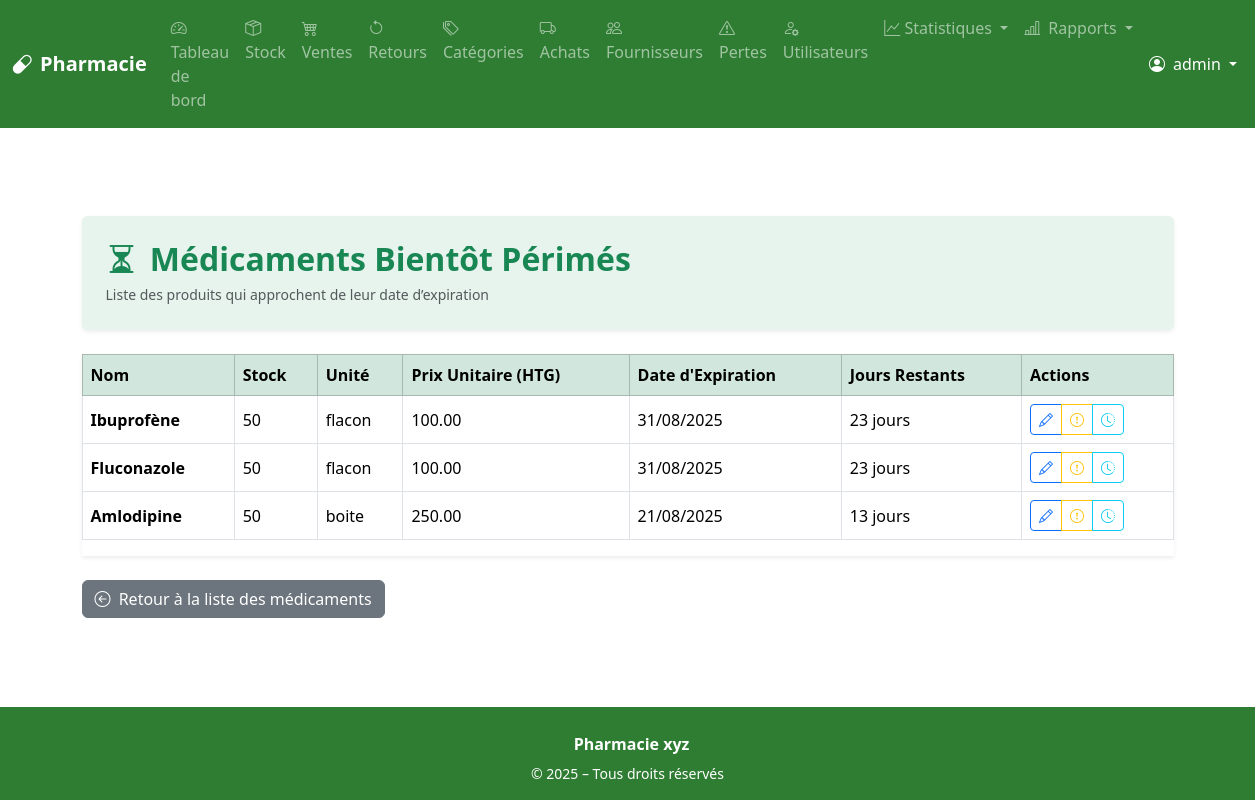
The page /drugs/drug/expiring (signed in) on the database its author committed.
### app/models.py (models this page shows, shortened)
class User(UserMixin, db.Model):
    id = db.Column(db.Integer, primary_key=True)
    username = db.Column(db.String(80), unique=True, nullable=False)
    password = db.Column(db.String(200), nullable=False)
    role = db.Column(db.String(20), nullable=False)  # admin, pharmacien, vendeur...
    is_active = db.Column(db.Boolean, default=True)
    last_login = db.Column(db.DateTime, nullable=True)
    sales = db.relationship('Sale', back_populates='user')

class Drug(db.Model):
    id = db.Column(db.Integer, primary_key=True)
    name = db.Column(db.String(100), nullable=False)
    unit = db.Column(db.String(30))  # comprimé, flacon, etc.
    price = db.Column(db.Float, nullable=False)
    expiration_date = db.Column(db.Date, nullable=False)
    commentaire = db.Column(db.Text, nullable=True)
    category_id = db.Column(db.Integer, db.ForeignKey('category.id'), nullable=True)
    category = db.relationship('Category', back_populates='drugs')
    sales = db.relationship('SaleItem', back_populates='drug')
    losses = db.relationship('LossRecord', back_populates='drug')
    purchase_items = db.relationship('PurchaseItem', back_populates='drug')
    def is_expired(self):
        return self.expiration_date < date.today()
    def will_expire_soon(self, days=30):
        delta = self.expiration_date - date.today()
        return 0 <= delta.days <= days
    def current_stock(self):
        purchased = sum(item.quantity for item in self.purchase_items)
        sold = sum(s.net_quantity_sold for s in self.sales)
        lost = sum(l.quantity for l in self.losses)
        return purchased - sold - lost

class PurchaseItem(db.Model):
    id = db.Column(db.Integer, primary_key=True)
    purchase_id = db.Column(db.Integer, db.ForeignKey('purchase.id'), nullable=False)
    drug_id = db.Column(db.Integer, db.ForeignKey('drug.id'), nullable=False)
    quantity = db.Column(db.Integer, nullable=False)
    unit_price = db.Column(db.Float, nullable=False)
    purchase = db.relationship('Purchase', back_populates='items')
    drug = db.relationship('Drug', back_populates='purchase_items')

### app/routes/drug.py (the view)
@bp.route('/drug/expiring')
@login_required
@staff_required
def expiring_soon():
    drugs = Drug.query.all()
    expiring = [d for d in drugs if d.will_expire_soon(30)]
    return render_template('drugs/expiring.html', drugs=expiring, current_time=datetime.utcnow())

### app/routes/auth.py (called while the page is built)
@login_manager.user_loader
def load_user(user_id):
    return User.query.get(int(user_id))

### app/templates/drugs/expiring.html (shortened to what this page needs)
{% extends 'base.html' %}
{% block content %}
<div class="container mt-5">
  <div class="bg-success bg-opacity-10 p-4 rounded shadow-sm mb-4">
    <h2 class="text-success fw-bold mb-1"><i class="bi bi-hourglass-split me-1"></i> Médicaments Bientôt Périmés</h2>
    <small class="text-muted">Liste des produits qui approchent de leur date d’expiration</small>
  </div>
  {% if drugs %}
    <div class="table-responsive shadow-sm">
      <table class="table table-bordered table-hover align-middle">
        <thead class="table-success">
          <tr>
            <th>Nom</th>
            <th>Stock</th>
            <th>Unité</th>
            <th>Prix Unitaire (HTG)</th>
            <th>Date d'Expiration</th>
            <th>Jours Restants</th>
            <th>Actions</th>
          </tr>
        </thead>
        <tbody>
          {% for drug in drugs %}
            {% set days_left = (drug.expiration_date - current_time.date()).days %}
            <tr class="{% if drug.is_expired() %}table-danger{% elif drug.will_expire_soon(7) %}table-warning{% endif %}">
              <td class="fw-semibold">{{ drug.name }}</td>
              <td>{{ drug.current_stock() }}</td>
              <td>{{ drug.unit }}</td>
              <td>{{ "%.2f"|format(drug.price) }}</td>
              <td>{{ drug.expiration_date.strftime('%d/%m/%Y') }}</td>
              <td>
                {{ days_left }} jour{{ 's' if days_left != 1 }}
              </td>
              <td>
                <div class="btn-group btn-group-sm" role="group">
                  <a href="{{ url_for('drug.edit_drug', drug_id=drug.id) }}" class="btn btn-outline-primary" title="Modifier">
                    <i class="bi bi-pencil"></i>
                  </a>
                  <a href="{{ url_for('drug.new_loss', drug_id=drug.id) }}" class="btn btn-outline-warning" title="Déclarer une perte">
                    <i class="bi bi-exclamation-circle"></i>
                  </a>
                  <a href="{{ url_for('drug.drug_history', drug_id=drug.id) }}" class="btn btn-outline-info" title="Voir l'historique">
                    <i class="bi bi-clock-history"></i>
                  </a>
                </div>
              </td>
            </tr>
          {% endfor %}
        </tbody>
      </table>
    </div>
  {% else %}
    <div class="alert alert-success">
      Aucun médicament proche de l’expiration actuellement.
    </div>
  {% endif %}
  <a href="{{ url_for('drug.list_drugs') }}" class="btn btn-secondary mt-4">
    <i class="bi bi-arrow-left-circle me-1"></i> Retour à la liste des médicaments
  </a>
</div>
{% endblock %}

### app/templates/base.html (shortened to what this page needs)
<!DOCTYPE html>
<html lang="fr">
<head>
    <link href="https://cdn.jsdelivr.net/npm/bootstrap@5.3.3/dist/css/bootstrap.min.css" rel="stylesheet" />
    <link href="https://cdn.jsdelivr.net/npm/bootstrap-icons@1.11.1/font/bootstrap-icons.css" rel="stylesheet">
</head>
<body>
<nav class="navbar navbar-expand-lg navbar-dark" style="background-color: #2e7d32;">
  <div class="container-fluid">
    <a class="navbar-brand fw-bold" href="{{ url_for('dashboard.dashboard') }}">
      <i class="bi bi-capsule me-2"></i>Pharmacie
    </a>
    <div class="collapse navbar-collapse" id="navMenu">
      {% if current_user.is_authenticated %}
      <ul class="navbar-nav me-auto mb-2 mb-lg-0">
        <li class="nav-item">
          <a class="nav-link {% if request.endpoint == 'dashboard.dashboard' %}active{% endif %}" href="{{ url_for('dashboard.dashboard') }}">
            <i class="bi bi-speedometer2 me-1"></i> Tableau de bord
          </a>
        </li>
        <li class="nav-item">
          <a class="nav-link {% if request.endpoint == 'drug.list_drugs' %}active{% endif %}" href="{{ url_for('drug.list_drugs') }}">
            <i class="bi bi-box-seam me-1"></i> Stock
          </a>
        </li>
        <li class="nav-item">
          <a class="nav-link {% if request.endpoint == 'sale.list_sales' %}active{% endif %}" href="{{ url_for('sale.list_sales') }}">
            <i class="bi bi-cart4 me-1"></i> Ventes
          </a>
        </li>
        {% if current_user.role in ['admin', 'pharmacien'] %}
        <li class="nav-item">
          <a class="nav-link {% if request.endpoint == 'sale.list_returns' %}active{% endif %}" href="{{ url_for('sale.list_returns') }}">
            <i class="bi bi-arrow-counterclockwise me-1"></i> Retours
          </a>
        </li>
        {% endif %}
        {% if current_user.role == 'admin' %}
         <li class="nav-item">
          <a class="nav-link {% if request.endpoint == 'category.list_categories' %}active{% endif %}" href="{{ url_for('category.list_categories') }}">
            <i class="bi bi-tags me-1"></i> Catégories
          </a>
        </li>
        <li class="nav-item">
          <a class="nav-link {% if request.endpoint == 'purchase.list_purchases' %}active{% endif %}" href="{{ url_for('purchase.list_purchases') }}">
            <i class="bi bi-truck me-1"></i> Achats
          </a>
        </li>
        <li class="nav-item">
          <a class="nav-link {% if request.endpoint == 'supplier.list_suppliers' %}active{% endif %}" href="{{ url_for('supplier.list_suppliers') }}">
            <i class="bi bi-people me-1"></i> Fournisseurs
          </a>
        </li>
        <li class="nav-item">
          <a class="nav-link {% if request.endpoint == 'drug.list_losses' %}active{% endif %}" href="{{ url_for('drug.list_losses') }}">
            <i class="bi bi-exclamation-triangle me-1"></i> Pertes
          </a>
        </li>
        <li class="nav-item">
          <a class="nav-link {% if request.endpoint == 'admin.list_users' %}active{% endif %}" href="{{ url_for('admin.list_users') }}">
            <i class="bi bi-person-gear me-1"></i> Utilisateurs
          </a>
        </li>
        <li class="nav-item dropdown">
          <a class="nav-link dropdown-toggle" href="#" id="statsDropdown" role="button" data-bs-toggle="dropdown">
            <i class="bi bi-graph-up"></i> Statistiques
          </a>
        </li>
        <li class="nav-item dropdown">
            <a class="nav-link dropdown-toggle" href="#" id="rapportDropdown" role="button" data-bs-toggle="dropdown" aria-expanded="false">
                <i class="bi bi-bar-chart-line me-1"></i> Rapports
            </a>
        </li>
        {% endif %}
      </ul>
      <ul class="navbar-nav ms-auto align-items-center">
        <li class="nav-item dropdown">
          <a class="nav-link dropdown-toggle text-white" href="#" id="userDropdown" role="button" data-bs-toggle="dropdown" aria-expanded="false">
            <i class="bi bi-person-circle me-1"></i> {{ current_user.username }}
          </a>
        </li>
      </ul>
      {% endif %}
    </div>
  </div>
</nav>
<main class="flex-grow-1 py-4">
    <div class="container mt-4">
        {% block content %}{% endblock %}
    </div>
</main>
  {% include 'footer.html' %}
</body>
</html>

### app/templates/base.html (style rules this page uses)
html, body { height: 100%; }
body { display: flex; flex-direction: column; }
main { flex: 1; }

### rows shown on the page
User: username "admin"
Drug: name "Ibuprofène", current_stock "50", unit "flacon", price "100.00", expiration_date "31/08/2025"
Drug: name "Fluconazole", current_stock "50", unit "flacon", price "100.00", expiration_date "31/08/2025"
Drug: name "Amlodipine", current_stock "50", unit "boite", price "250.00", expiration_date "21/08/2025"
